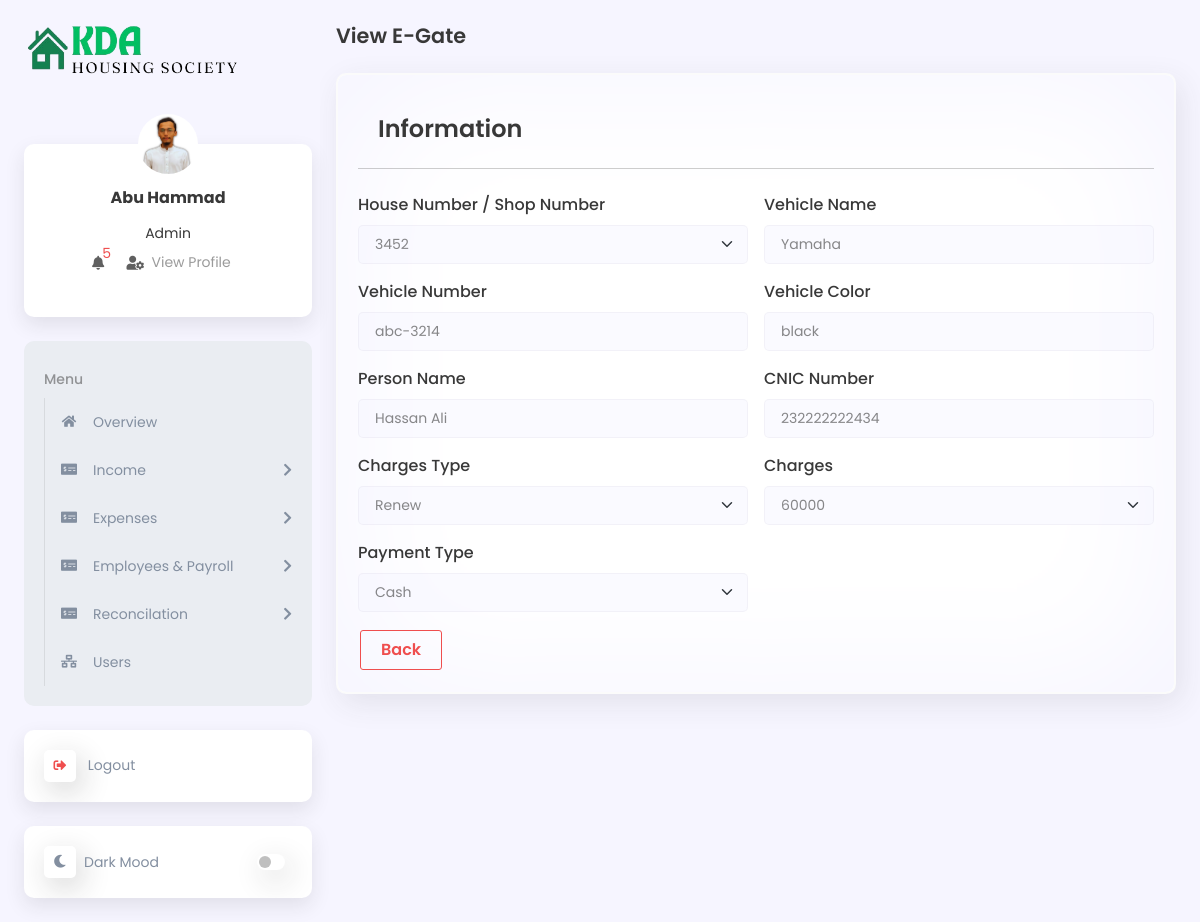
/eGateView.php?eGate_view_id=2 (signed in), run on the app's committed database.
### tables this page shows
CREATE TABLE `users_detail` (
  `users_detail_id` int(11) NOT NULL,
  `full_name` varchar(100) DEFAULT NULL,
  `Phone` varchar(50) DEFAULT NULL,
  `address` varchar(100) DEFAULT NULL,
  `gender` varchar(50) DEFAULT NULL,
  `date_of_birth` varchar(100) DEFAULT NULL,
  `image` varchar(255) DEFAULT NULL,
  `login_time` datetime DEFAULT NULL,
  `logout_time` datetime DEFAULT NULL,
  `created_by` varchar(100) DEFAULT NULL,
  `created_date` varchar(100) DEFAULT NULL,
  `updated_by` varchar(100) DEFAULT NULL,
  `updated_date` varchar(100) DEFAULT NULL
);

CREATE TABLE `role` (
  `role_id` int(11) NOT NULL,
  `name` varchar(50) DEFAULT NULL,
  `status` varchar(50) DEFAULT NULL
);

CREATE TABLE `egate` (
  `eGate_id` int(11) NOT NULL,
  `house_id` int(11) DEFAULT NULL,
  `shop_id` int(11) DEFAULT NULL,
  `house_or_shop` enum('house','shop') DEFAULT NULL,
  `vehicle_number` varchar(255) DEFAULT NULL,
  `vehicle_name` varchar(255) DEFAULT NULL,
  `vehicle_color` varchar(255) DEFAULT NULL,
  `eGateperson_name` varchar(255) DEFAULT NULL,
  `eGate_cnic` varchar(255) DEFAULT NULL,
  `eGate_charges_type` varchar(255) DEFAULT NULL,
  `eGate_charges` varchar(255) DEFAULT NULL,
  `payment_type` enum('Cash','Bank') DEFAULT NULL,
  `added_on` varchar(100) DEFAULT NULL,
  `added_by` varchar(100) DEFAULT NULL,
  `updated_on` varchar(100) DEFAULT NULL,
  `updated_by` varchar(100) DEFAULT NULL
);

CREATE TABLE `houses` (
  `house_id` int(11) NOT NULL,
  `house_number` varchar(255) DEFAULT NULL,
  `house_or_shop` varchar(255) DEFAULT NULL,
  `owner_name` varchar(255) DEFAULT NULL,
  `owner_contact` varchar(255) DEFAULT NULL,
  `owner_cnic` varchar(255) DEFAULT NULL,
  `occupancy_status` varchar(255) DEFAULT NULL,
  `property_size` varchar(255) DEFAULT NULL,
  `floor` varchar(255) DEFAULT NULL,
  `property_type` varchar(255) DEFAULT NULL,
  `maintenance_charges` varchar(255) DEFAULT NULL,
  `added_on` varchar(255) DEFAULT NULL,
  `added_by` varchar(255) DEFAULT NULL,
  `updated_on` varchar(255) DEFAULT NULL,
  `updated_by` varchar(255) DEFAULT NULL
);

### eGateView.php (the view, shortened to what the rows shown need)
<?php
include_once("includes/function.php");
?>
<!DOCTYPE html>
<html lang="en">
<head>
    <link rel="stylesheet" href="lib/bootstrap_5/bootstrap.min.css">
    <link rel="stylesheet" href="lib/fontawesome/css/all.min.css">
    <link rel="stylesheet" href="assets/css/global.css">
    <link rel="stylesheet" href="assets/css/style.css">
    <link rel="stylesheet" href="assets/css/responsive.css">
</head>
<body class="d2c_theme_light">
    <div class="d2c_wrapper">
        <?php
        include("includes/sidebar.php");
        ?>
        <div class="d2c_main p-4 ps-lg-3">
            <form action="" method="post" id="add_houses_form" enctype="multipart/form-data">
                <?php
                if (isset($_GET['eGate_view_id'])) {
                    $eGate_view_id = mysqli_real_escape_string($conn, $_GET['eGate_view_id']);
                    $query = "SELECT egate.*, houses.house_number, shops.shop_number
                        FROM egate
                        LEFT JOIN houses ON egate.house_id = houses.house_id
                        LEFT JOIN shops ON egate.shop_id = shops.shop_id
                        WHERE egate.eGate_id = '$eGate_view_id'";
                    $result = mysqli_query($conn, $query);
                    if (mysqli_num_rows($result) > 0) {
                        while ($row = mysqli_fetch_assoc($result)) {
                ?>
                            <div class="card h-auto">
                                <div class="card-body">
                                    <h3 class="card-header">Information</h3>
                                    <hr class="my-4">
                                    <div class="row g-3">
                                        <div class="col-md-6">
                                            <label class="form-label">House Number / Shop Number</label>
                                            <select name="house_id" id="house_id" class="form-select form-control house-id" required>
                                                <?php
                                                if ($row['house_or_shop'] == 'house') {
                                                    echo '<option value="' . $row['house_id'] . '">' . $row['house_number'] . '</option>';
                                                } elseif ($row['house_or_shop'] == 'shop') {
                                                    echo '<option value="' . $row['shop_id'] . '">' . $row['shop_number'] . '</option>';
                                                }
                                                ?>
                                            </select>
                                        </div>
                                        <div class="col-md-6 ">
                                            <label class="form-label">Vehicle Name</label>
                                            <input type="text" readonly id="vehicle_name" name="vehicle_name" class="form-control" placeholder="Honda City" value="<?= $row['vehicle_name'] ?>" required>
                                        </div>
                                        <div class="col-md-6 ">
                                            <label class="form-label">Vehicle Number</label>
                                            <input type="text" readonly id="vehicle_number" name="vehicle_number" class="form-control" placeholder="ABC-12345" value="<?= $row['vehicle_number'] ?>" required>
                                        </div>
                                        <div class="col-md-6 ">
                                            <label class="form-label">Vehicle Color</label>
                                            <input type="text" readonly id="vehicle_color" name="vehicle_color" class="form-control" placeholder="Black" value="<?= $row['vehicle_color'] ?>" required>
                                        </div>
                                        <div class="col-md-6 ">
                                            <label class="form-label">Person Name</label>
                                            <input type="test" readonly id="person_name" name="person_name" class="form-control" placeholder="John Doe" value="<?= $row['eGateperson_name'] ?>">
                                        </div>
                                        <div class="col-md-6 ">
                                            <label class="form-label">CNIC Number</label>
                                            <input type="text" readonly id="cnic_number" name="cnic_number" class="form-control" placeholder="XXXXX-XXXXXXX-X" value="<?= $row['eGate_cnic'] ?>">
                                        </div>
                                        <div class="col-md-6">
                                            <label class="form-label">Charges Type</label>
                                            <select name="charges_type" id="charges_type" class="form-select form-control house-id" required>
                                                <option value="<?= $row['eGate_charges_type'] ?>"><?= $row['eGate_charges_type'] ?></option>
                                            </select>
                                        </div>
                                        <div class="col-md-6">
                                            <label class="form-label">Charges</label>
                                            <select name="charges" id="charges" class="form-select form-control house-id" required>
                                                <option value="<?= $row['eGate_charges'] ?>"><?= $row['eGate_charges'] ?></option>
                                            </select>
                                        </div>
                                        <div class="col-md-6">
                                            <label class="form-label">Payment Type</label>
                                            <select name="PaymentType" id="PaymentType" class="form-select form-control house-id" required>
                                                <option value="<?= $row['payment_type'] ?>"><?= $row['payment_type'] ?></option>
                                            </select>
                                        </div>
                                        <div class="col-md-12">
                                            <a href="eGate" class="btn btn-outline-danger">Back</a>
                                        </div>
                                    </div>
                                </div>
                    <?php
                        }
                    } else {
                        echo '<div class="alert alert-warning text-center" role="alert">There are no data Found!</div>';
                    }
                } else {
                    echo '<div class="alert alert-warning text-center" role="alert">There are no ID Found!</div>';
                }
                    ?>
                            </div>
            </form>
        </div>
    </div>
</body>
</html>

### includes/sidebar.php (shortened to what the rows shown need)
<?php
$select = mysqli_query($conn, "SELECT users_detail.image, users_detail.full_name, role.name as role FROM `users`
LEFT JOIN users_detail ON users_detail.users_detail_id = users.users_detail_id
LEFT JOIN role ON role.role_id = users.role_id
WHERE users.user_id = '{$_SESSION['UID']}'");
$row = mysqli_fetch_assoc($select);
if ($row['image'] == '') {
    $row['image'] = "./assets/images/user-default.png";
} else {
    $row['image'] = "./media/images/" . $row['image'];
}
?>
<div class="d2c_sidebar offcanvas-lg offcanvas-start p-4 pe-lg-2" tabindex="-1" id="d2c_sidebar">
    <div class="d-flex flex-column">
        <div class="card d2c_profile_card text-center mb-4">
            <div class="card-body mt-4">
                <h6 class="fw-bold mb-3"><?= $row['full_name']; ?></h6>
                <span class="d2c_role"><?= $row['role']; ?></span>
                <ul class="list-inline">
                    <li class="list-inline-item position-relative me-3">
                    </li>
                    <li class="list-inline-item position-relative me-3">
                    </li>
                </ul>
            </div>
        </div>
    </div>
</div>

### data on the page
users_detail: full_name "Abu Hammad", role.name "Admin"
egate: house_id "3452", vehicle_name "Yamaha", vehicle_number "abc-3214", vehicle_color "black", person_name "Hassan Ali", cnic_number "232222222434", charges_type "Renew", charges "60000", PaymentType "Cash"

### other printed values
$total_messages "5"
